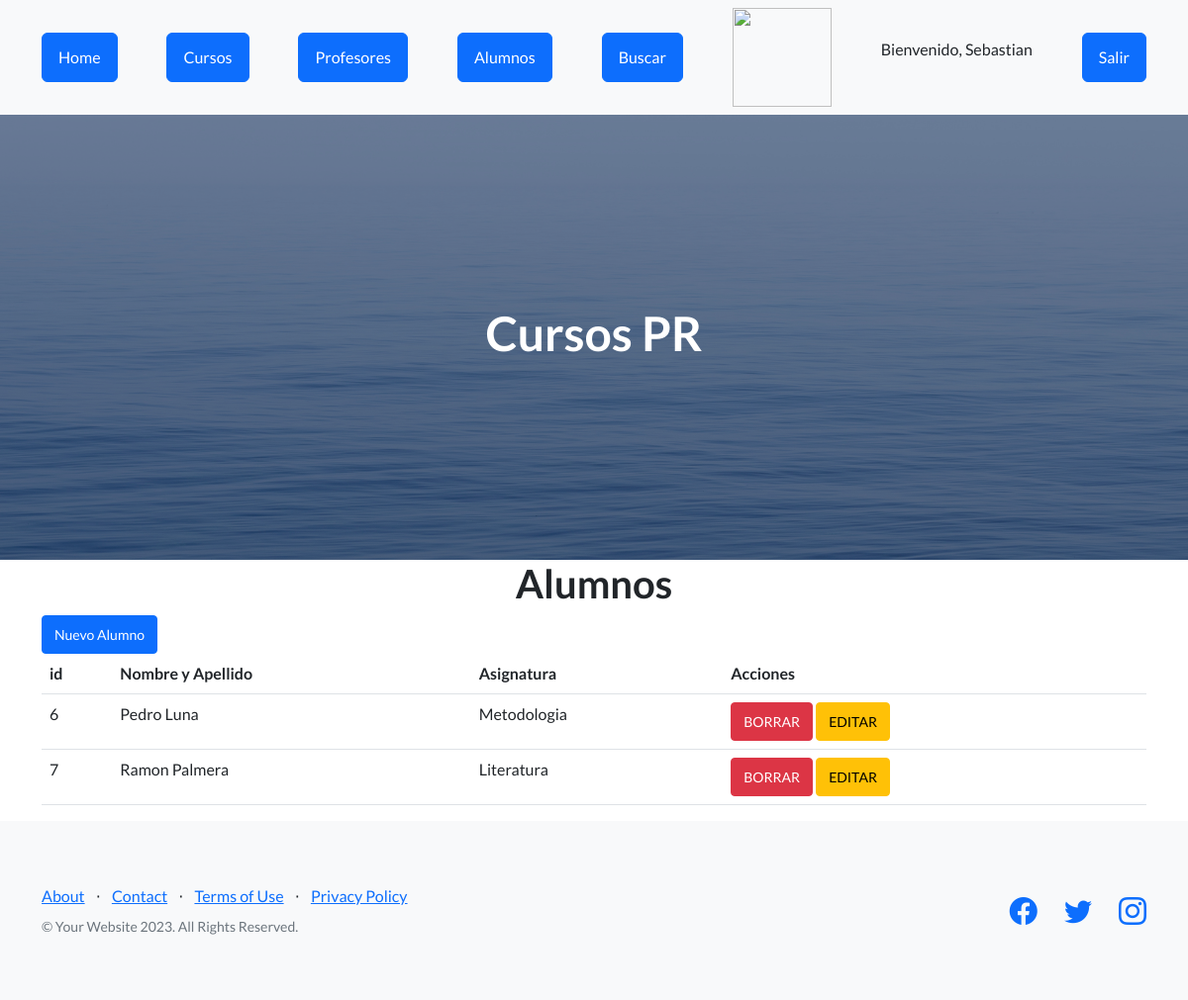
The page /App_tercera/ver_alumnos (signed in) on the database its author committed.
### App_tercera/models.py (models this page shows, shortened)
class Alumno(models.Model):
    Nombre_y_Apellido = models.CharField(max_length=40)
    Asignatura= models.CharField(max_length=100)

### App_tercera/views.py (the view)
# urls.py: path("ver_alumnos", views.ver_alumnos, name="Alumnos"),
def ver_alumnos(request):
    alumnos = Alumno.objects.all()
    avatares = None
    if request.user.is_authenticated:
        avatares = Avatar.objects.filter(user=request.user)
    return render(request, 'Lista_alumnos.html', {'alumnos': alumnos, 'avatares': avatares})

### App_tercera/Template/Lista_alumnos.html
{% extends "padre.html" %}
{% load static %}
{% block contenido %}
<main class="container">
    <h1 class="text-xl-center title"> Alumnos </h1>
    {% if user.is_authenticated and user.is_staff %}
        <a href="alta_alumno" class="btn btn-primary btn-sm">Nuevo Alumno</a>
    {% endif %}
    <table class="table">
        <thead>
            <tr>
                <th>id</th>
                <th>Nombre y Apellido</th>
                <th>Asignatura</th>
                {% if user.is_authenticated and user.is_staff %}
                    <th>Acciones</th>
                {% endif %}
            </tr>
        </thead>
        <tbody>
            {% for alumno in alumnos %}
                <tr>
                    <td>{{ alumno.id }}</td>
                    <td>{{ alumno.Nombre_y_Apellido }}</td>
                    <td>{{ alumno.Asignatura }}</td>
                    {% if user.is_authenticated and user.is_staff %}
                        <td>
                            <a href="{% url 'eliminar_alumno' alumno.id %}" class="btn btn-danger btn-sm">BORRAR</a>
                            <a href="{% url 'editar_alumno' alumno.id %}" class="btn btn-warning btn-sm">EDITAR</a>
                        </td>
                    {% endif %}
                </tr>
            {% endfor %}
        </tbody>
    </table>
</main>
{% endblock %}

### App_tercera/Template/Padre.html (shortened to what this page needs)
<!DOCTYPE html>
<html lang="en">
    <head>
        {% load static %}
        <link href="https://cdn.jsdelivr.net/npm/bootstrap-icons@1.5.0/font/bootstrap-icons.css" rel="stylesheet" type="text/css" />
        <link href="{% static 'App_tercera/css/styles.css' %}" rel="stylesheet" />
    </head>
    <body>
        <nav class="navbar navbar-light bg-light static-top">
            <div class="container">
                <a class="btn btn-primary" href="{% url 'home' %}">Home</a>
                <a class="btn btn-primary" href="{% url 'cursos' %}">Cursos</a>
                <a class="btn btn-primary" href="{% url 'ver_profesores' %}">Profesores</a>
                <a class="btn btn-primary" href="{% url 'ver_alumnos' %}">Alumnos</a>
                <a class="btn btn-primary" href="{% url 'buscar curso' %}">Buscar </a>
                {% if  request.user.is_authenticated %}
                <img src="{{ url }}" alt="" width="100px" height="100px">
                <p>Bienvenido, {{user.username}}</p>
                <form action="{% url 'Logout' %}" method="post">
                    <button type="submit" class="btn btn-primary">Salir</button>
                </form>
                {% endif %}
            </div>
        </nav>
        <header class="masthead">
            <div class="container position-relative">
                <h1 class="text-center" style="color:white">Cursos PR</h1>
            </div>
        </header>
        {% block contenido %}
        {% endblock %}
        <footer class="footer bg-light">
            <div class="container">
                <div class="row">
                    <div class="col-lg-6 h-100 text-center text-lg-start my-auto">
                        <ul class="list-inline mb-2">
                            <li class="list-inline-item"><a href="#!">About</a></li>
                            <li class="list-inline-item">⋅</li>
                            <li class="list-inline-item"><a href="#!">Contact</a></li>
                            <li class="list-inline-item">⋅</li>
                            <li class="list-inline-item"><a href="#!">Terms of Use</a></li>
                            <li class="list-inline-item">⋅</li>
                            <li class="list-inline-item"><a href="#!">Privacy Policy</a></li>
                        </ul>
                        <p class="text-muted small mb-4 mb-lg-0">&copy; Your Website 2023. All Rights Reserved.</p>
                    </div>
                    <div class="col-lg-6 h-100 text-center text-lg-end my-auto">
                        <ul class="list-inline mb-0">
                            <li class="list-inline-item me-4">
                                <a href="#!"><i class="bi-facebook fs-3"></i></a>
                            </li>
                            <li class="list-inline-item me-4">
                                <a href="#!"><i class="bi-twitter fs-3"></i></a>
                            </li>
                            <li class="list-inline-item">
                                <a href="#!"><i class="bi-instagram fs-3"></i></a>
                            </li>
                        </ul>
                    </div>
                </div>
            </div>
        </footer>
    </body>
</html>

### rows shown on the page
Alumno: id "6", Nombre_y_Apellido "Pedro Luna", Asignatura "Metodologia"
Alumno: id "7", Nombre_y_Apellido "Ramon Palmera", Asignatura "Literatura"

### other values the page prints
{{ user.username }} "Sebastian"
